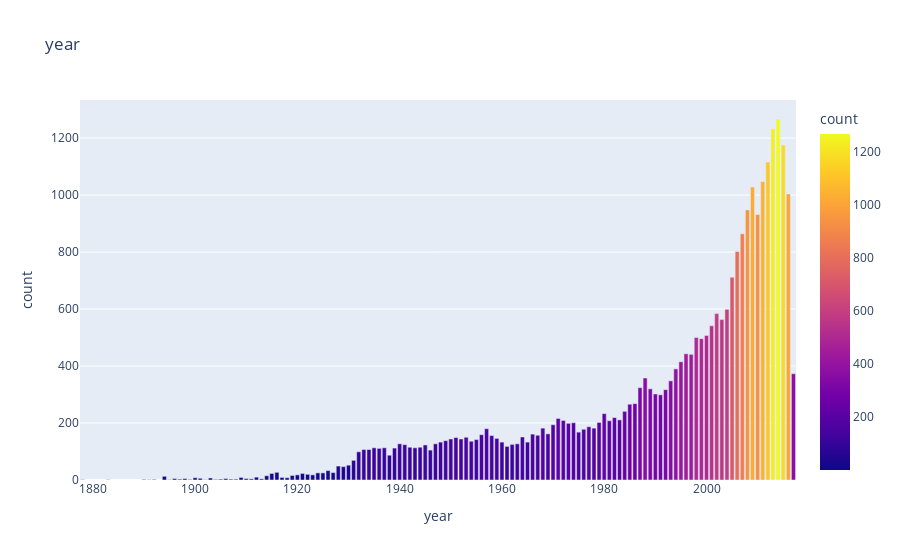

This figure's notebook cell:
### Code cell
plot_value_counts_bar(merge_movies,'year')

### Figure 1 — Plotly figure (JSON) as saved in the notebook; plotly's stock layout.template omitted (floating-point values rounded to 4 significant figures; data arrays with more than 128 entries replaced by an {"elided": "..."} marker saying what was removed)
{"data": [{"alignmentgroup": "True", "hovertemplate": "year=%{x}<br>count=%{marker.color}<extra></extra>", "legendgroup": "", "marker": {"color": {"elided": "129 int values"}, "coloraxis": "coloraxis", "pattern": {"shape": ""}}, "name": "", "offsetgroup": "", "orientation": "v", "showlegend": false, "textposition": "auto", "type": "bar", "x": {"elided": "129 int values"}, "xaxis": "x", "y": {"elided": "129 int values"}, "yaxis": "y"}], "layout": {"barmode": "relative", "coloraxis": {"colorbar": {"title": {"text": "count"}}, "colorscale": [[0, "#0d0887"], [0.1111, "#46039f"], [0.2222, "#7201a8"], [0.3333, "#9c179e"], [0.4444, "#bd3786"], [0.5556, "#d8576b"], [0.6667, "#ed7953"], [0.7778, "#fb9f3a"], [0.8889, "#fdca26"], [1, "#f0f921"]]}, "legend": {"tracegroupgap": 0}, "title": {"text": "year"}, "xaxis": {"anchor": "y", "domain": [0, 1], "title": {"text": "year"}}, "yaxis": {"anchor": "x", "domain": [0, 1], "title": {"text": "count"}}}}
